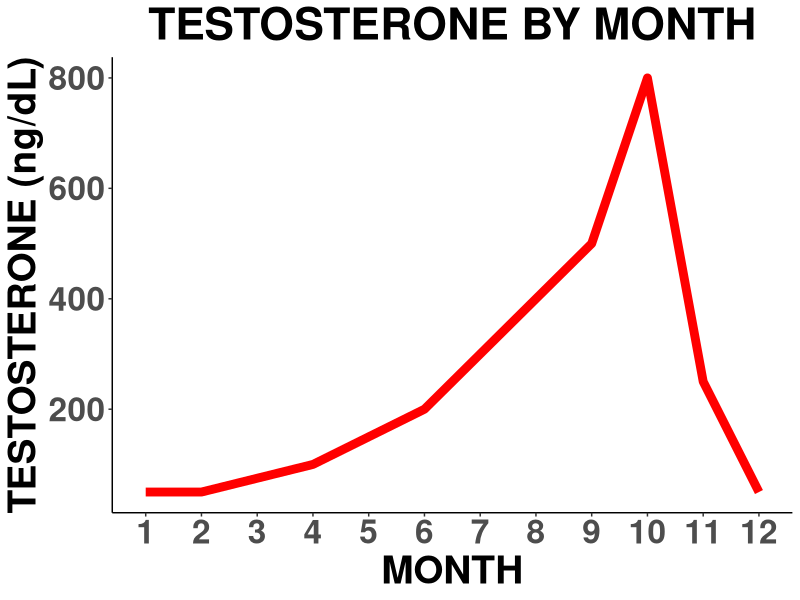

Write R code to recreate this figure.
library(ggplot2)
data<-read.csv('./raw/testosteron.csv', header = T)

plot_base_lme <-
  ggplot(data = data, aes(x=month, y=testosterone))+
  theme_bw() +
  theme(panel.grid.major = element_blank(), panel.grid.minor = element_blank(),
        panel.border = element_blank(),
        axis.line = element_line(),
        legend.position = c(0.15,0.9),
        legend.title = element_blank(),
        legend.text = element_text(size = 16),
        plot.title = element_text(face = 'bold', size = 32, hjust = 0.5 ),
        axis.title = element_text(face = 'bold',size = 28, hjust = 0.5),
        axis.text = element_text(face='bold',size = 24),
        panel.background = element_rect(fill='transparent'), #transparent panel bg
        plot.background = element_rect(fill='transparent', color=NA), #transparent plot bg
        legend.background = element_rect(fill='transparent'), #transparent legend bg
        legend.box.background = element_rect(fill='transparent')) #transparent legend panel)


plot<- plot_base_lme +
  # stat_halfeye()+
  geom_line(linewidth = 3, color = 'red')+
  scale_x_discrete(limits=c('1', '2', '3', '4' ,'5' ,'6' ,'7','8','9','10','11','12'))+
                   # labels = c('1.5', '2.5', '3.5', '4.5' ,'5.5' ,'6.5' ,'7.5','8.5',
                   #            '9.5','10.5','11.5','12.5'))+
  labs(x = "MONTH", y = "TESTOSTERONE (ng/dL)",
       title = "TESTOSTERONE BY MONTH")

ggsave('./figures/testo.png', plot, bg='transparent', width = 16, height = 12)
